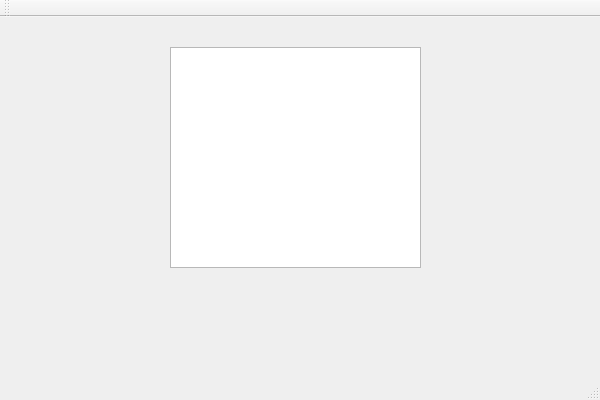
<?xml version="1.0" encoding="UTF-8"?>
<ui version="4.0">
 <class>VolunteeringClass</class>
 <widget class="QMainWindow" name="VolunteeringClass">
  <property name="geometry">
   <rect>
    <x>0</x>
    <y>0</y>
    <width>600</width>
    <height>400</height>
   </rect>
  </property>
  <property name="windowTitle">
   <string>Volunteering</string>
  </property>
  <widget class="QWidget" name="centralWidget">
   <widget class="QListWidget" name="listWidget">
    <property name="geometry">
     <rect>
      <x>170</x>
      <y>30</y>
      <width>251</width>
      <height>221</height>
     </rect>
    </property>
   </widget>
  </widget>
  <widget class="QMenuBar" name="menuBar">
   <property name="geometry">
    <rect>
     <x>0</x>
     <y>0</y>
     <width>600</width>
     <height>22</height>
    </rect>
   </property>
  </widget>
  <widget class="QToolBar" name="mainToolBar">
   <attribute name="toolBarArea">
    <enum>TopToolBarArea</enum>
   </attribute>
   <attribute name="toolBarBreak">
    <bool>false</bool>
   </attribute>
  </widget>
  <widget class="QStatusBar" name="statusBar"/>
 </widget>
 <layoutdefault spacing="6" margin="11"/>
 <resources>
  <include location="Volunteering.qrc"/>
 </resources>
 <connections/>
</ui>
